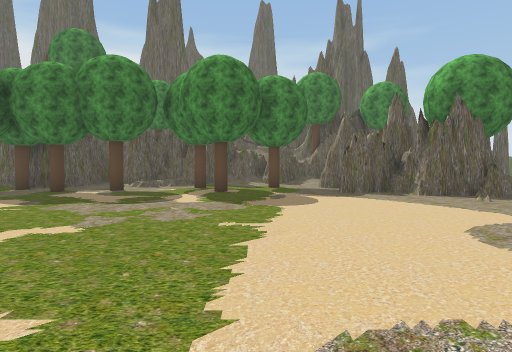
View 1 (above)

24 first-person views from a walk through a scene from a Unity 3-D project. The camera is 1.5 m above the floor, tilts 2° down and sees 75° across. The floor is counted in squares, 2 m on a side. Each view is taken from the middle of a square. On the plan, view 1 faces up. The plan holds only what a view shows up to about 11 squares ahead; the rest is blank. The place goes on beyond the plan. Some trees and plants on the terrain are drawn as simple stand-ins. The player character is not drawn.

View 2
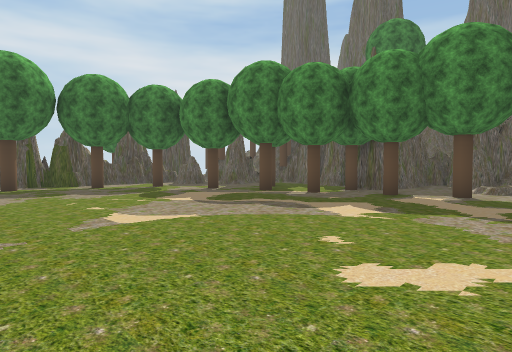

View 3
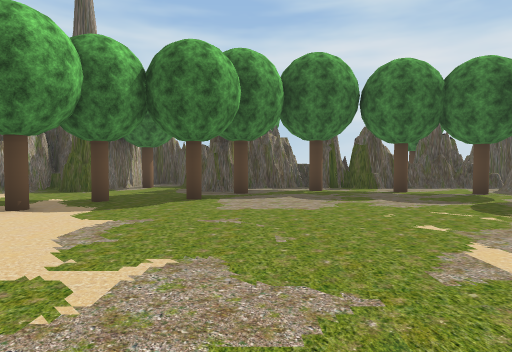

View 4
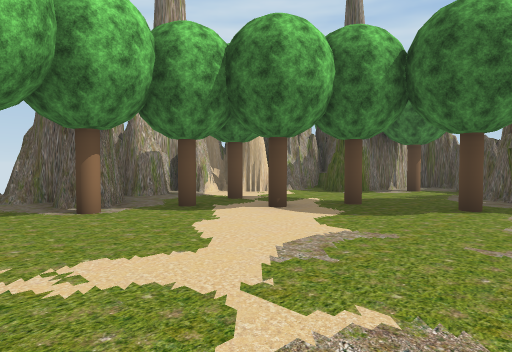

View 5
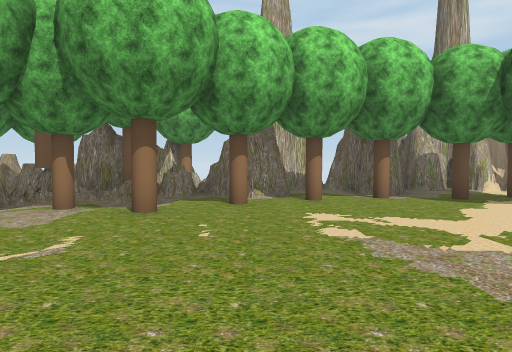

View 6
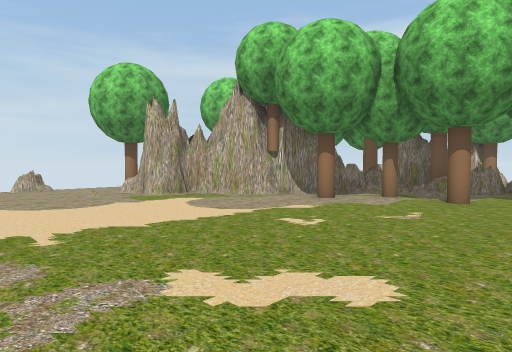

View 7
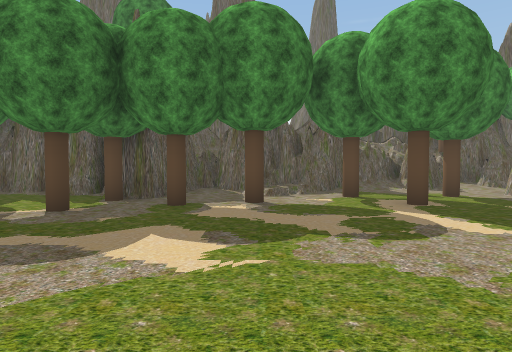

View 8
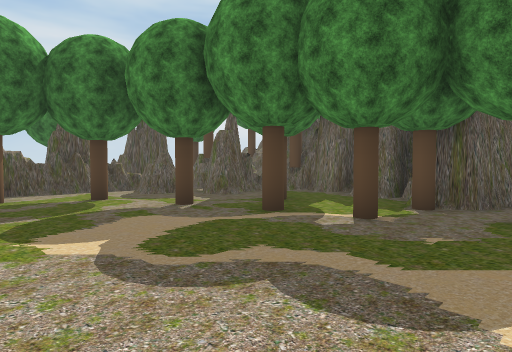

View 9
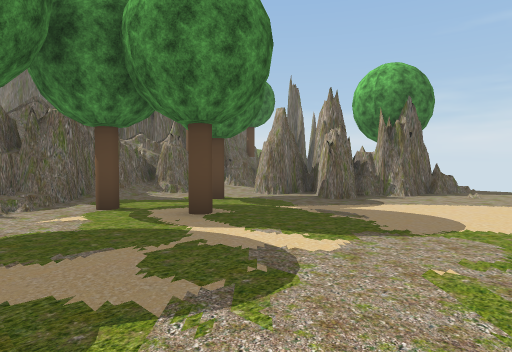

View 10
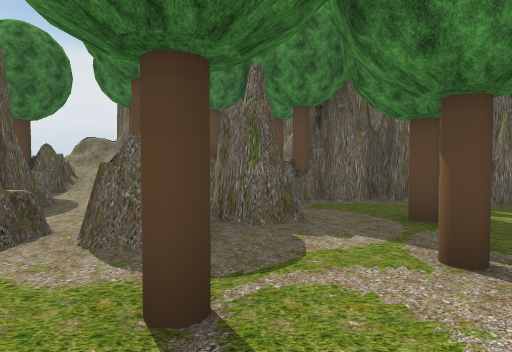

View 11
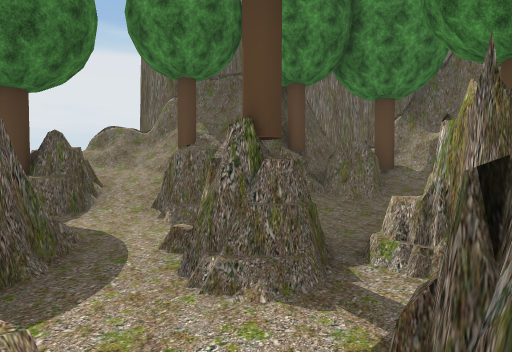

View 12
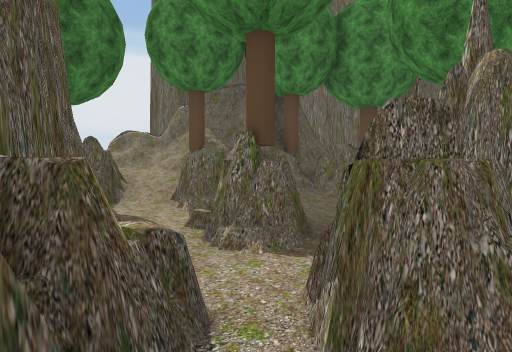

View 13
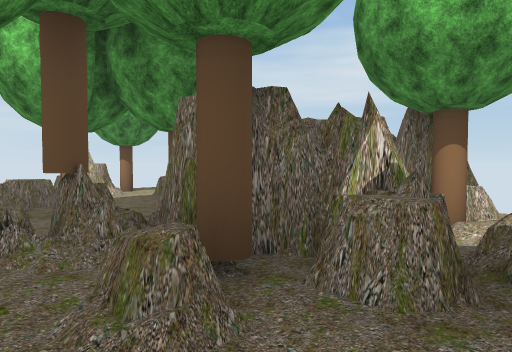

View 14
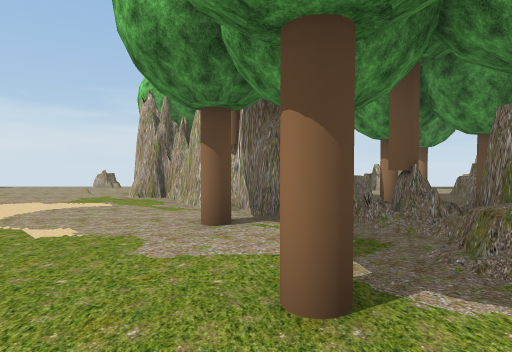

View 15
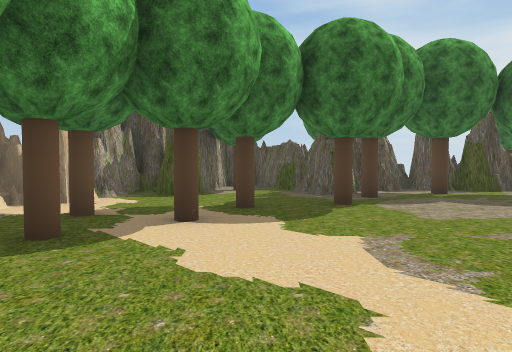

View 16
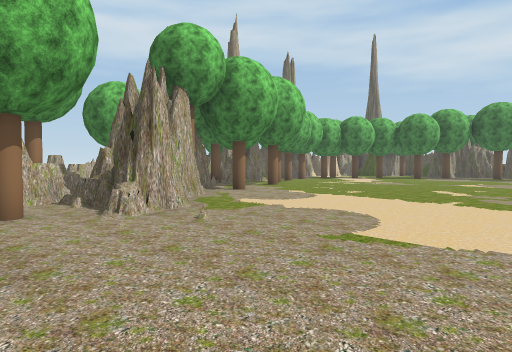

View 17
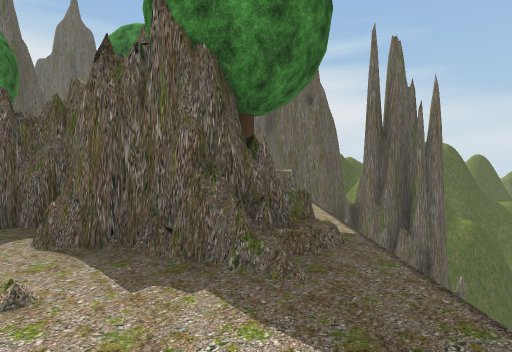

View 18
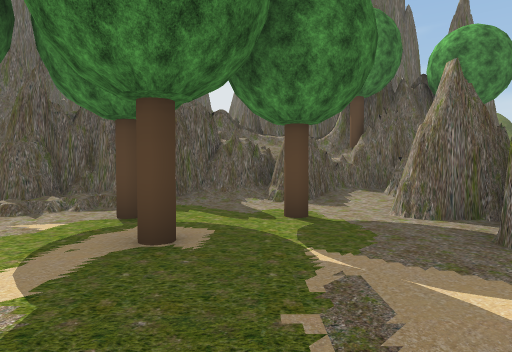

View 19
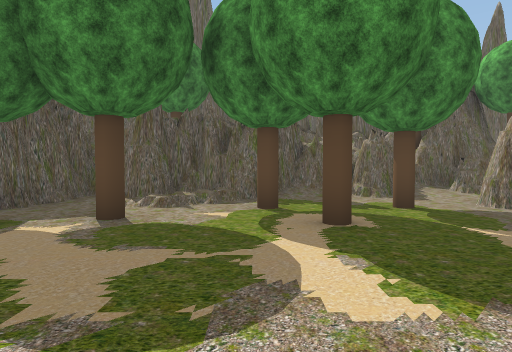

View 20
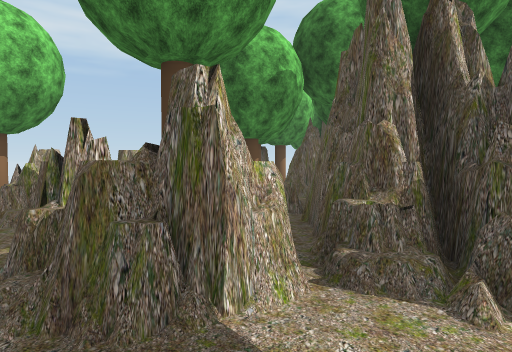

View 21
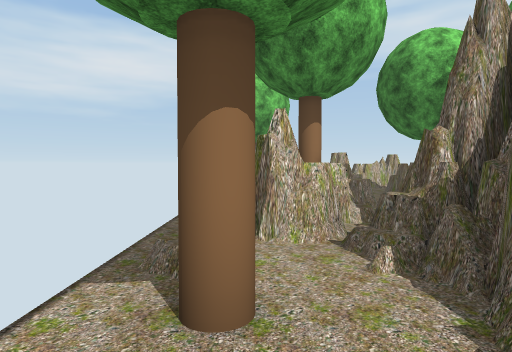

View 22
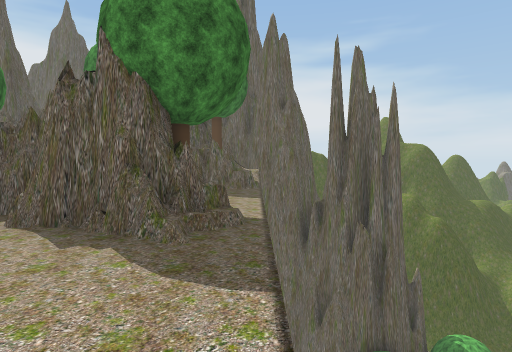

View 23
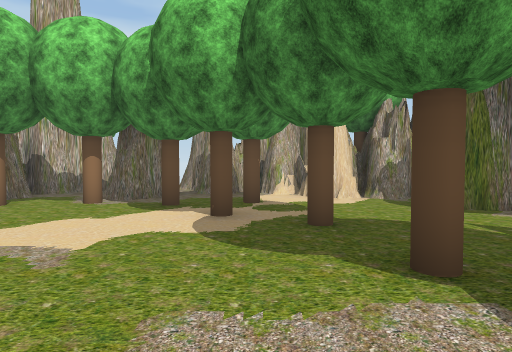

View 24
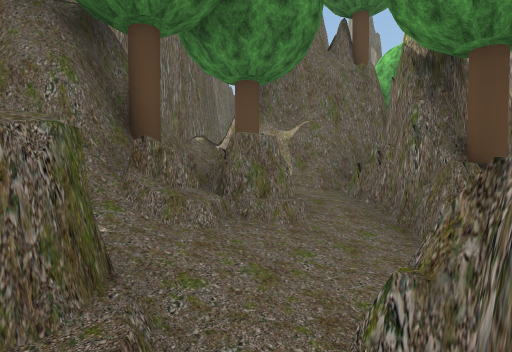

### Floor plan
Key: @ floor where view 1 was taken; # wall or solid block; x gap in a wall; . main floor; : floor 0.25 m higher than the main floor; + floor 0.5 m higher than the main floor; * floor 0.75 m higher than the main floor; % floor 1.25 m higher than the main floor; / step, stairs or slope; = window, fence, low wall or low ledge; ^ raised ledge; v drop or lower ground; T tree.
Columns run from 18 left of view 1 to 10 right of it. Each row starts with its distance up from view 1.
 16 =vvvvvvvv vv   vvvvvvvvv v  #
 15 #=#####T#    ##    ##    v  v
 14 ==%T###*##   ##  ########v  v
 13 ###^+#############+#/####v
 12  #=#:.#######/###.....#  v
 11   #/T##=...##.//T..Tx##  v
 10   #.###....T..T.......#  v
  9   #/.#/.T....T...T...## Tv
  8    #//..TT.T..........###v
  7    #..T..................v
  6    #......................
  5    #.T....................
  4    #......................
  3    #T....................=
  2    #......................
  1    #.T................##..
  0    ###.T..........@...##T.
 -1  ###................#####v
 -2  #/T...T........T.T######v
 -3  ###.....T....T..T=###.T#v
 -4    ##.....TT.T..=TT#.#^=.v
 -5    ##...T..#..#####=.T===
 -6     ###...##..#####T#=.##
 -7      ###.###### T   ###.T
 -8       #####     T#######=v

Positions as (right, up) in squares from view 1, and headings:
1: (0, 0), facing up
2: (-2, 1), facing up-left
3: (-4, 1), facing left
4: (-5, 1), facing down-left
5: (-4, 3), facing down
6: (-4, 5), facing down-right
7: (-4, 3), facing up
8: (-5, 4), facing up-left
9: (-4, 5), facing up-right
10: (-12, 5), facing up
11: (-14, 8), facing up
12: (-14, 7), facing up
13: (-3, -3), facing down-right
14: (-4, -2), facing right
15: (-5, -2), facing left
16: (7, 6), facing down-left
17: (6, 5), facing up
18: (0, 6), facing up
19: (-2, 5), facing up
20: (7, 0), facing down-left
21: (6, 2), facing down
22: (7, 4), facing up
23: (-10, 2), facing down
24: (-15, 11), facing up-right
